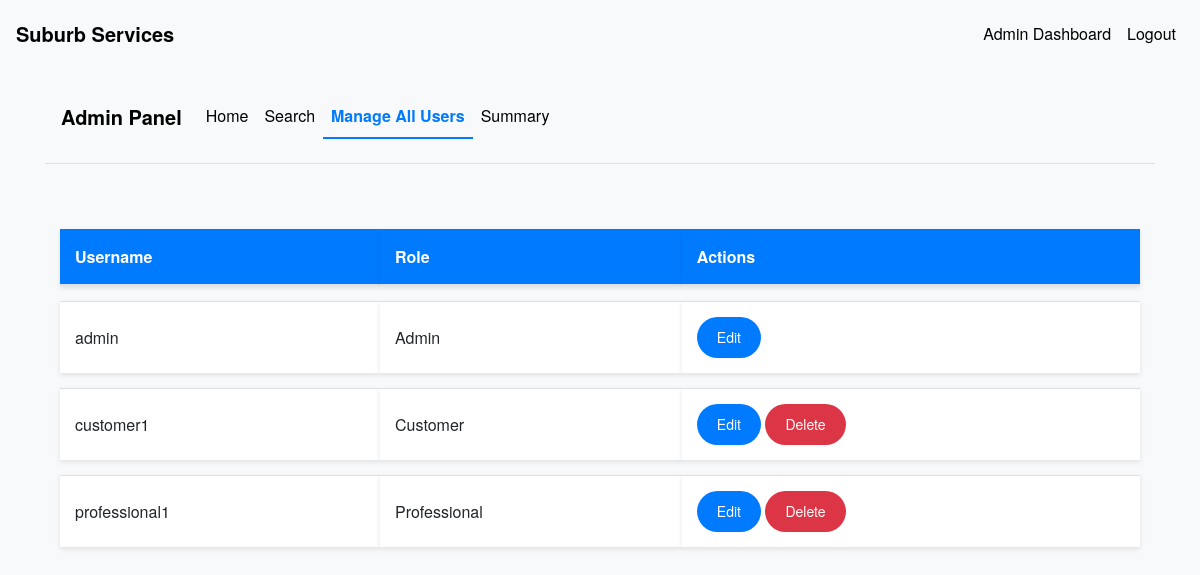
/admin/manage_users (signed in), run on the app's committed database.
### models.py (models this page shows, shortened)
class User(UserMixin, db.Model):
    __tablename__ = 'users'
    id = db.Column(db.Integer, primary_key=True)
    username = db.Column(db.String(100), unique=True, nullable=False)
    password = db.Column(db.String(128), nullable=False)
    role = db.Column(db.String(20), nullable=False)
    is_active = db.Column(db.Boolean, default=True)
    date_created = db.Column(db.DateTime, default=datetime.utcnow)
    date_completed = db.Column(db.DateTime)
    contact_number = db.Column(db.String(15), nullable=True)
    location = db.Column(db.String(255), nullable=True)
    pin_code = db.Column(db.String(10), nullable=True)
    is_approved = db.Column(db.Boolean, default=False)
    service_type = db.Column(db.String(100))
    experience = db.Column(db.Integer)
    resume_filename = db.Column(db.String(200))
    approval_status = db.Column(db.String(50), default='pending')
    customer_service_requests = db.relationship('ServiceRequest', backref='customer', foreign_keys='ServiceRequest.customer_id', lazy='dynamic')
    professional_service_requests = db.relationship('ServiceRequest', backref='professional', foreign_keys='ServiceRequest.professional_id', lazy='dynamic')

### routes.py (the view)
@app.route('/admin/manage_users')
@login_required
def manage_users():
    if current_user.role != 'admin':
        flash('Access denied.')
        return redirect(url_for('index'))
    users = User.query.all()
    return render_template('manage_users.html', users=users)

### app.py (called while the page is built)
@login_manager.user_loader
def load_user(user_id):
    return User.query.get(int(user_id))

### templates/manage_users.html (shortened to what this page needs)
{% extends 'base.html' %}
{% block content %}
<nav class="navbar navbar-expand-lg navbar-light bg-light">
    <a class="navbar-brand" href="{{ url_for('admin_dashboard') }}">Admin Panel</a>
    <div class="collapse navbar-collapse" id="navbarNav">
        <ul class="navbar-nav">
            <li class="nav-item {% if request.endpoint == 'admin_dashboard' %}active{% endif %}">
                <a class="nav-link" href="{{ url_for('admin_dashboard') }}">Home</a>
            </li>
            <li class="nav-item {% if request.endpoint == 'admin_search' %}active{% endif %}">
                <a class="nav-link" href="{{ url_for('admin_search') }}">Search</a>
            </li>
            <li class="nav-item {% if request.endpoint == 'manage_users' %}active{% endif %}">
                <a class="nav-link" href="{{ url_for('manage_users') }}">Manage All Users</a>
            </li>
            <li class="nav-item {% if request.endpoint == 'admin_summary' %}active{% endif %}">
                <a class="nav-link" href="{{ url_for('admin_summary') }}">Summary</a>
            </li>
        </ul>
    </div>
</nav>
<hr>
<div class="container">
    <table class="table table-striped">
        <thead>
            <tr>
                <th>Username</th>
                <th>Role</th>
                <th>Actions</th>
            </tr>
        </thead>
        <tbody>
            {% for user in users %}
            <tr>
                <td>{{ user.username }}</td>
                <td>{{ user.role.capitalize() }}</td>
                <td>
                    <a href="{{ url_for('edit_user', user_id=user.id) }}" class="btn btn-sm btn-primary">Edit</a>
                    {% if user.username != 'admin' %}
                    <form action="{{ url_for('delete_user', user_id=user.id) }}" method="POST" style="display:inline;">
                        <button type="submit" class="btn btn-sm btn-danger" onclick="return confirm('Are you sure you want to delete this user?');">Delete</button>
                    </form>
                    {% endif %}
                </td>
            </tr>
            {% endfor %}
        </tbody>
    </table>
</div>
{% endblock %}

### static/css/styles.css (style rules this page uses)
body { padding-top: 5px; font-family: 'Helvetica Neue', Arial, sans-serif; background-color: #f8f9fa; color: #343a40; line-height: 1.6; }
.navbar { background-color: #343a40; }
.navbar-brand { font-weight: bold; color: #000000 !important; }
.nav-link { color: #000000 !important; }
.nav-item.active .nav-link { color: #007bff !important; font-weight: bold; border-bottom: 2px solid #007bff; }
.table { margin-top: 20px; border-collapse: separate; border-spacing: 0 15px; }
.table th, .table td { vertical-align: middle; background-color: #ffffff; border: none; padding: 15px; box-shadow: 0 2px 5px rgba(0, 0, 0, 0.1); }
.table th { background-color: #007bff; color: #ffffff; font-weight: bold; }
.table td { border-top: 1px solid #dee2e6; }
.btn { border-radius: 50px; padding: 10px 20px; transition: background-color 0.3s ease, color 0.3s ease; }
.btn-primary { background-color: #007bff; border: none; }
.btn-danger { background-color: #dc3545; border: none; }
.container { margin-top: 50px; }

### data on the page
User: username "admin", role "Admin"
User: username "customer1", role "Customer"
User: username "professional1", role "Professional"
